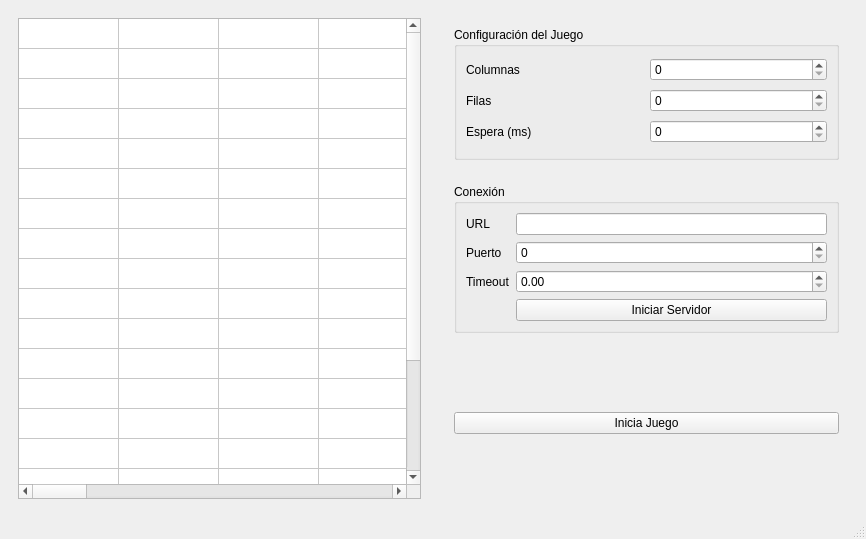
<?xml version="1.0" encoding="UTF-8"?>
<ui version="4.0">
 <class>servidor</class>
 <widget class="QMainWindow" name="servidor">
  <property name="geometry">
   <rect>
    <x>0</x>
    <y>0</y>
    <width>866</width>
    <height>539</height>
   </rect>
  </property>
  <property name="windowTitle">
   <string>Servidor</string>
  </property>
  <property name="unifiedTitleAndToolBarOnMac">
   <bool>true</bool>
  </property>
  <widget class="QWidget" name="centralwidget">
   <layout class="QGridLayout" name="gridLayout">
    <item row="0" column="0">
     <widget class="QWidget" name="widget_tabla" native="true">
      <layout class="QGridLayout" name="gridLayout_6">
       <item row="0" column="0">
        <widget class="QTableWidget" name="Tabla">
         <property name="rowCount">
          <number>20</number>
         </property>
         <property name="columnCount">
          <number>20</number>
         </property>
         <attribute name="horizontalHeaderVisible">
          <bool>false</bool>
         </attribute>
         <attribute name="horizontalHeaderMinimumSectionSize">
          <number>1</number>
         </attribute>
         <attribute name="verticalHeaderVisible">
          <bool>false</bool>
         </attribute>
         <attribute name="verticalHeaderMinimumSectionSize">
          <number>1</number>
         </attribute>
         <row/>
         <row/>
         <row/>
         <row/>
         <row/>
         <row/>
         <row/>
         <row/>
         <row/>
         <row/>
         <row/>
         <row/>
         <row/>
         <row/>
         <row/>
         <row/>
         <row/>
         <row/>
         <row/>
         <row/>
         <column/>
         <column/>
         <column/>
         <column/>
         <column/>
         <column/>
         <column/>
         <column/>
         <column/>
         <column/>
         <column/>
         <column/>
         <column/>
         <column/>
         <column/>
         <column/>
         <column/>
         <column/>
         <column/>
         <column/>
        </widget>
       </item>
      </layout>
     </widget>
    </item>
    <item row="0" column="1">
     <widget class="QWidget" name="widget_controles" native="true">
      <layout class="QVBoxLayout" name="verticalLayout">
       <item>
        <widget class="QWidget" name="widget_3" native="true">
         <layout class="QGridLayout" name="gridLayout_2">
          <item row="0" column="0">
           <widget class="QGroupBox" name="groupBox">
            <property name="title">
             <string>Configuración del Juego</string>
            </property>
            <layout class="QGridLayout" name="gridLayout_4">
             <item row="0" column="0">
              <widget class="QLabel" name="label_6">
               <property name="text">
                <string>Columnas</string>
               </property>
              </widget>
             </item>
             <item row="0" column="1">
              <widget class="QSpinBox" name="spinBox"/>
             </item>
             <item row="1" column="0">
              <widget class="QLabel" name="label_5">
               <property name="text">
                <string>Filas</string>
               </property>
              </widget>
             </item>
             <item row="1" column="1">
              <widget class="QSpinBox" name="spinBox_2"/>
             </item>
             <item row="2" column="0">
              <widget class="QLabel" name="label_4">
               <property name="text">
                <string>Espera (ms)</string>
               </property>
              </widget>
             </item>
             <item row="2" column="1">
              <widget class="QSpinBox" name="spinBox_3"/>
             </item>
            </layout>
           </widget>
          </item>
         </layout>
        </widget>
       </item>
       <item>
        <widget class="QWidget" name="widget_4" native="true">
         <layout class="QGridLayout" name="gridLayout_5">
          <item row="0" column="0">
           <widget class="QGroupBox" name="groupBox_2">
            <property name="title">
             <string>Conexión</string>
            </property>
            <layout class="QGridLayout" name="gridLayout_3">
             <item row="0" column="0">
              <widget class="QLabel" name="label_2">
               <property name="text">
                <string>URL</string>
               </property>
              </widget>
             </item>
             <item row="0" column="1">
              <widget class="QLineEdit" name="lineEdit"/>
             </item>
             <item row="1" column="0">
              <widget class="QLabel" name="label_3">
               <property name="text">
                <string>Puerto</string>
               </property>
              </widget>
             </item>
             <item row="1" column="1">
              <widget class="QSpinBox" name="spinBox_4"/>
             </item>
             <item row="2" column="0">
              <widget class="QLabel" name="label">
               <property name="text">
                <string>Timeout</string>
               </property>
              </widget>
             </item>
             <item row="2" column="1">
              <widget class="QDoubleSpinBox" name="doubleSpinBox"/>
             </item>
             <item row="3" column="1">
              <widget class="QPushButton" name="pushButton_2">
               <property name="text">
                <string>Iniciar Servidor</string>
               </property>
              </widget>
             </item>
            </layout>
           </widget>
          </item>
         </layout>
        </widget>
       </item>
       <item>
        <widget class="QWidget" name="widget_5" native="true">
         <layout class="QGridLayout" name="gridLayout_7">
          <item row="0" column="0">
           <widget class="QPushButton" name="pushButton">
            <property name="text">
             <string>Inicia Juego</string>
            </property>
           </widget>
          </item>
         </layout>
        </widget>
       </item>
      </layout>
     </widget>
    </item>
   </layout>
  </widget>
  <widget class="QStatusBar" name="statusbar"/>
 </widget>
 <resources/>
 <connections/>
</ui>
